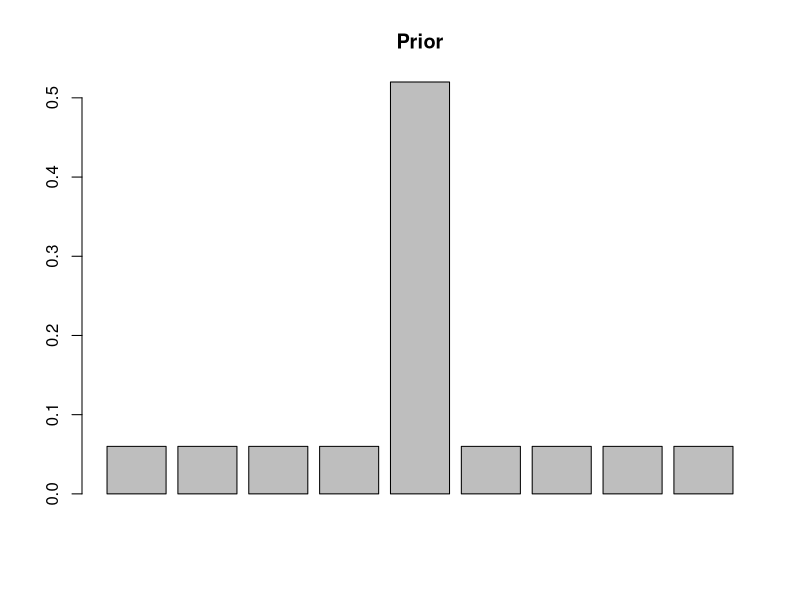
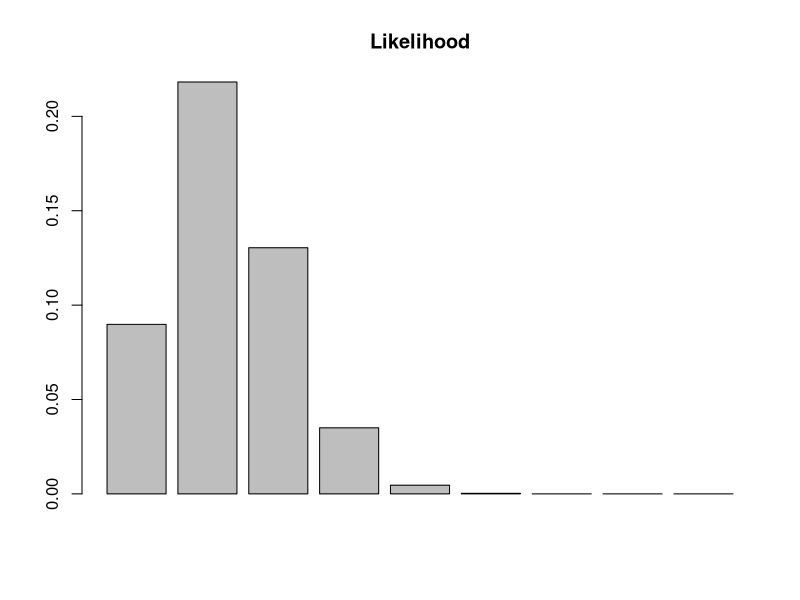
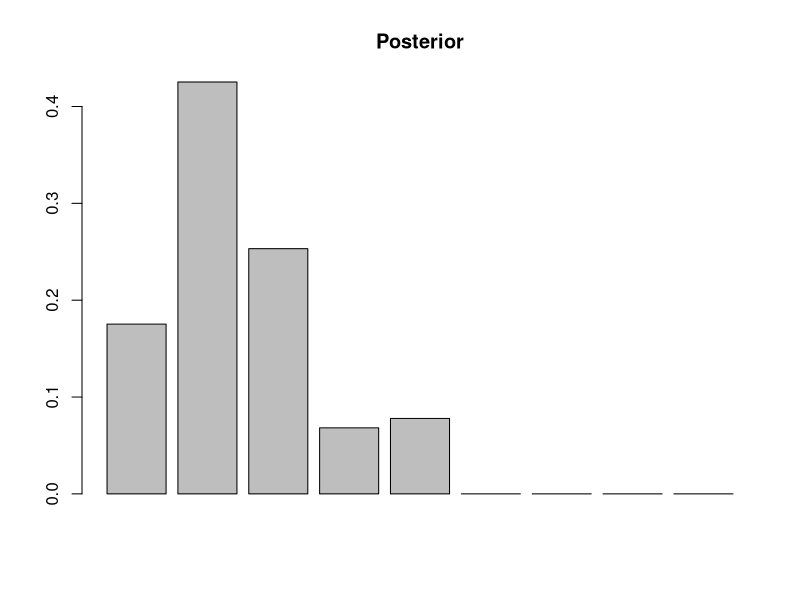
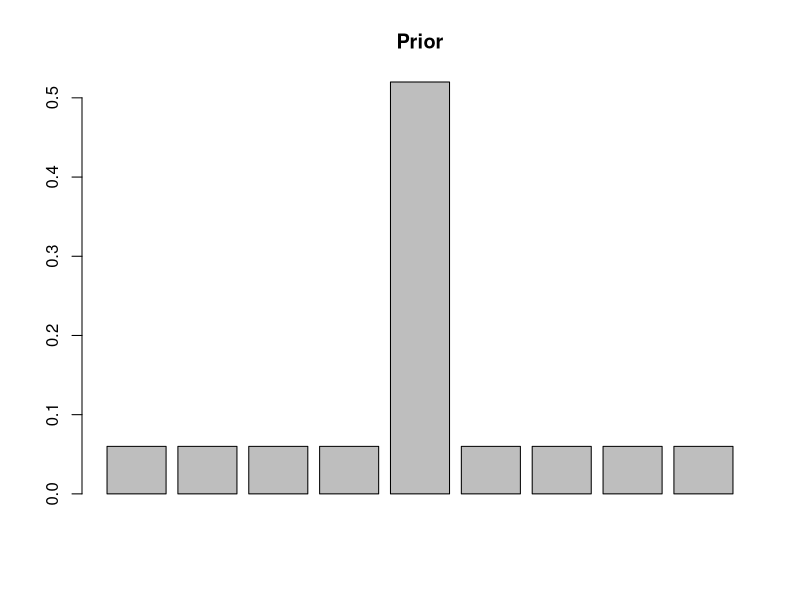
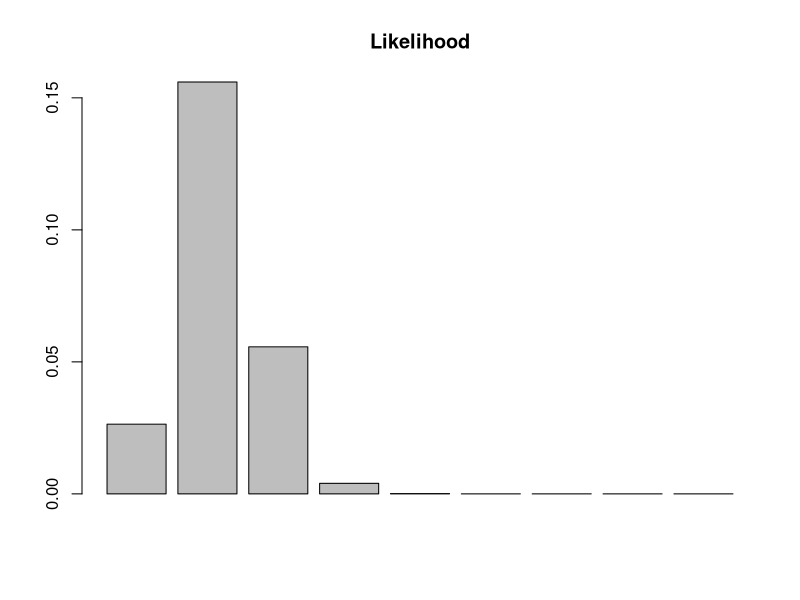
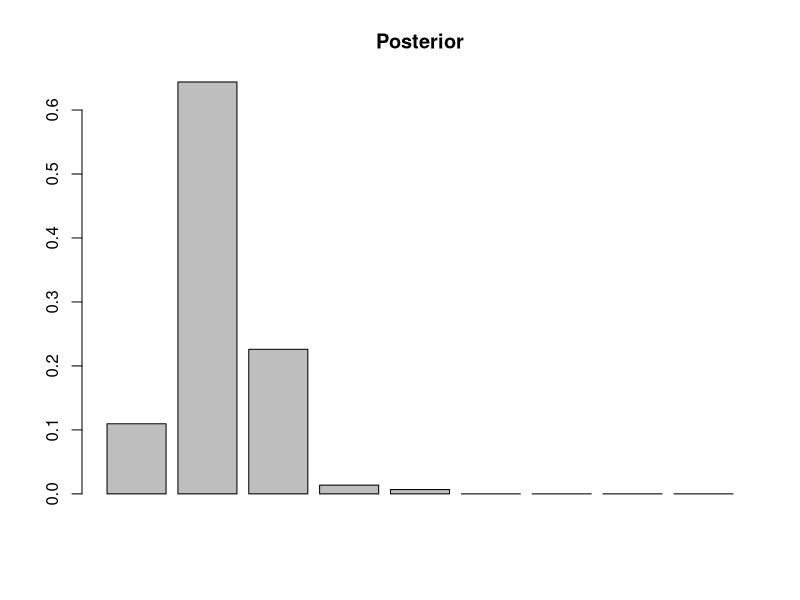
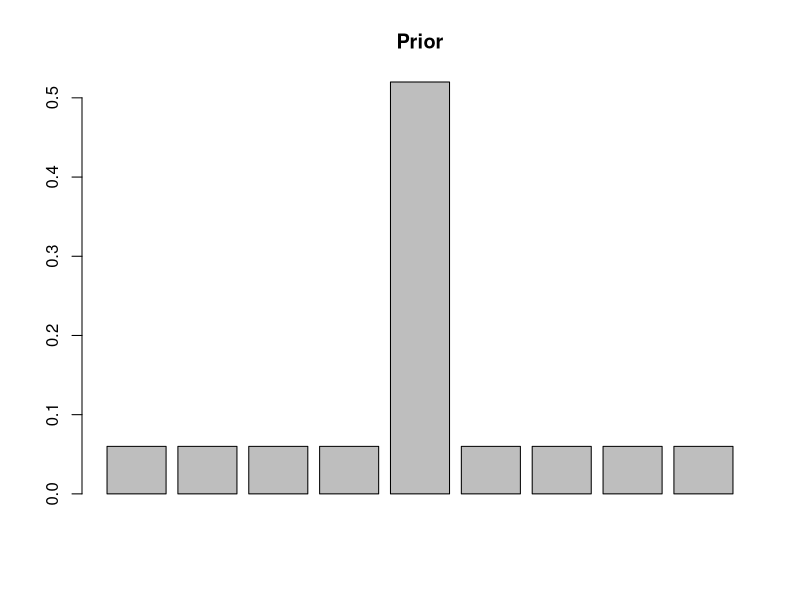
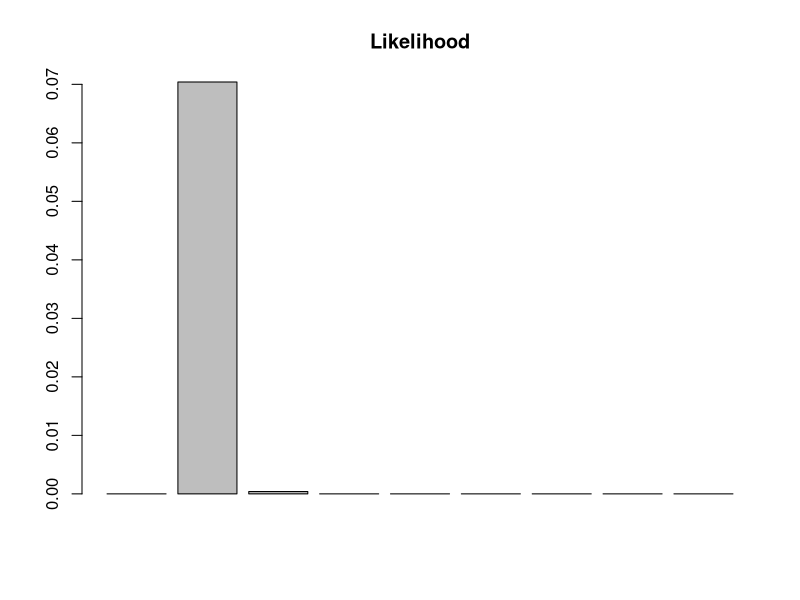

Source code (R) for these figures, in order:
## ---- chunk 1
df <- data.frame(
  Group = c("Treated","Control"),
  Pregnant = c(4,16),
  Not_Pregnant = c(16,4)
)

library(kableExtra)

kable(df) %>%
  kable_styling(font_size = 20, full_width = FALSE)
## ---- chunk 2
sum(dbinom(0:4, size=20, p=0.5))
## ---- chunk 3

p <- round(seq(from = 0.1, to = 0.9, by = 0.1), digits=1)
prior <- round(c(rep(0.06,4),0.52, rep(0.06,4)), digits=2)
likelihood <- round(dbinom(4, size=20, prob = p), digits=4)

library(dplyr)

df1 <- as.data.frame(rbind(p,prior,likelihood))
names(df1) <- NULL

rownames(df1) <- c("Model (p)","Prior, P(model)","Likelihood, P(data|model)")

library(kableExtra)

kable(df1, format="html", escape=FALSE) %>%
  kable_styling(font_size = 20, full_width = TRUE)
## ---- chunk 4
numerator   <- round(prior * likelihood,digits=4)
denominator <- round(sum(numerator),digits=4)
denominator
posterior   <- round(numerator / denominator,digits=4)

df1b <- as.data.frame(rbind(p,prior,likelihood,numerator,posterior))
names(df1b) <- NULL

rownames(df1b) <- c("Model (p)","Prior, P(model)","Likelihood, P(data|model)","Numerator, P(data|model)*P(model)","Posterior, P(model|data)")

library(kableExtra)

kable(df1b, format="html", escape=FALSE) %>%
  kable_styling(font_size = 20, full_width = TRUE) %>%
  column_spec(column = 3, background = "yellow", bold=TRUE)

sum(posterior)
## ---- chunk 5
barplot(prior, main="Prior")
barplot(likelihood, main="Likelihood")
barplot(posterior, main="Posterior")
## ---- chunk 6
p2 <- round(seq(from = 0.1, to = 0.9, by = 0.1), digits=1)
prior2 <- round(c(rep(0.06,4),0.52, rep(0.06,4)), digits=2)

likelihood2 <- round(dbinom(8, size=40, prob = p), digits=4)

numerator2   <- round(prior2 * likelihood2,digits=4)
denominator2 <- round(sum(numerator2),digits=4)
denominator2
posterior2   <- round(numerator2 / denominator2,digits=4)

library(dplyr)
df2 <- as.data.frame(rbind(p2,prior2,likelihood2,numerator2,posterior2))
names(df2) <- NULL

rownames(df2) <- c("Model (p)","Prior, P(model)","Likelihood, P(data|model)","Numerator, P(data|model)*P(model)","Posterior, P(model|data)")

library(kableExtra)

kable(df2, format="html", escape=FALSE) %>%
  kable_styling(font_size = 20, full_width = TRUE) %>%
  column_spec(column = 3, background = "yellow", bold=TRUE)

sum(posterior)

barplot(prior2, main="Prior")
barplot(likelihood2, main="Likelihood")
barplot(posterior2, main="Posterior")

## ---- chunk 7
p3 <- round(seq(from = 0.1, to = 0.9, by = 0.1), digits=1)
prior3 <- round(c(rep(0.06,4),0.52, rep(0.06,4)), digits=2)

likelihood3 <- round(dbinom(40, size=200, prob = p), digits=4)

numerator3   <- round(prior3 * likelihood3,digits=4)
denominator3 <- round(sum(numerator3),digits=4)
denominator3
posterior3   <- round(numerator3 / denominator3,digits=4)

library(dplyr)
df3 <- as.data.frame(rbind(p3,prior3,likelihood3,numerator3,posterior3))
names(df3) <- NULL

rownames(df3) <- c("Model (p)","Prior, P(model)","Likelihood, P(data|model)","Numerator, P(data|model)*P(model)","Posterior, P(model|data)")

library(kableExtra)

kable(df3, format="html", escape=FALSE) %>%
  kable_styling(font_size = 20, full_width = TRUE) %>%
  column_spec(column = 3, background = "yellow", bold=TRUE)

sum(posterior)

barplot(prior3, main="Prior")
barplot(likelihood3, main="Likelihood")
barplot(posterior3, main="Posterior")

## ---- chunk 8
obs_data <- c("n=5,  k=1",
              "n=10, k=2",
              "n=15, k=3",
              "n=20, k=4"
              )
freq_p <- c(0.41, 0.26, 0.18, 0.13)
bay_p10 <- c(0.45, 0.39, 0.34, 0.29)
bay_p20 <- c(0.55, 0.61, 0.66, 0.71)

library(dplyr)
tb_comp <- as.data.frame(cbind(obs_data,freq_p,bay_p10,bay_p20))

names(tb_comp) <- c("Obs.Data", "Freq P(k or more | 10% yellow)", "Bayesian P(10% yellow | n,k)","Bayesian P(20% yellow | n,k)")

library(kableExtra)

kable(tb_comp, format="html", escape=FALSE) %>%
  kable_styling(font_size = 20, full_width = TRUE) %>%
  column_spec(column = 4, background = "yellow", bold=TRUE)
## ---- chunk 9
# R code: Bayesian one-arm sample size by predictive probability (assurance)
p0 <- 0.56    # historical / null rate
p1 <- 0.66    # assumed true rate for power/assurance calc
a  <- 1       # Beta(a,b) prior
b  <- 1
gamma <- 0.95 # posterior threshold P(p>p0) > gamma for "success"
psi   <- 0.80 # desired predictive probability (assurance)
maxn  <- 300  # search upper limit for n

posterior_prob_gt_p0 <- function(x, n, a, b, p0) {
  # 1 - CDF_Beta(p0; a+x, b+n-x)
  1 - pbeta(p0, a + x, b + n - x)
}

success_prob <- function(n, p1, a, b, p0, gamma) {
  xs <- 0:n
  probs <- dbinom(xs, size = n, prob = p1)
  post_probs <- sapply(xs, posterior_prob_gt_p0, n = n, a = a, b = b, p0 = p0)
  sum(probs[ post_probs > gamma ])
}

# search minimal n
found <- FALSE
for (n in 1:maxn) {
  sp <- success_prob(n, p1, a, b, p0, gamma)
  if (sp >= psi) {
    cat("Minimal n =", n, ", predictive success probability =", round(sp,4), "\n")
    found <- TRUE
    break
  }
}
if (!found) cat("No n <= ", maxn, " achieves the target. Increase maxn or change parameters.\n")
